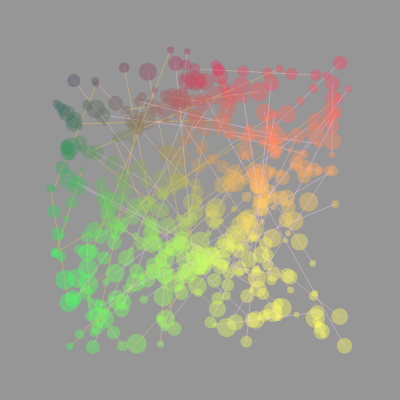
Frame 1 (no input)
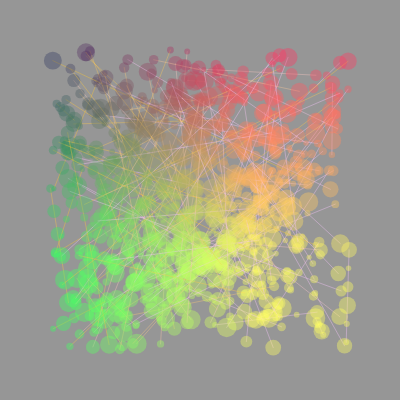
Frame 2 (the mouse pressed at the canvas centre, redrawn once)

The p5.js sketch that drew these frames (run headless with seeded random() and noise() and a simulated clock; the mouse was pressed at the canvas centre and the sketch redrawn once):

// p5.js sketch
// ── sketch.js
function setup() {
    createCanvas(400, 400);
    background(150);
    noLoop();
}

function draw() {
    //background(0);

    for (var count = 1; count < 80; count++) {
        var x1 = random(50, 350);
        var y1 = random(50, 350);
        var x2 = random(50, 350);
        var y2 = random(50, 350);
        stroke(250, 200, x1, 100)
        line(x1, y1, x2, y2);

        for (var step = 0; step <= 5; step+=1) {
            var formx = x2 - x1;
            var formy = y2 - y1;
            var x = x1 + (formx * step / 5);
            var y = y1 + (formy * step / 5);
            noStroke();
            fill(x, y, 100, 100)
            ellipse(x, y, random(5,20));
        }
    }

}
